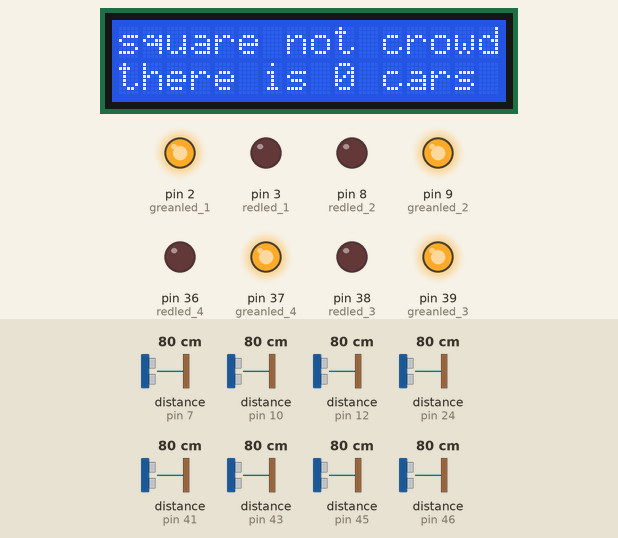
This sketch was run on a simulated Arduino Mega 2560, built with avr-gcc and run on an emulated ATmega2560. Parts: 16×2 character LCD, output pins drawn as LEDs (lit = HIGH). Wiring (inferred from the names in the program): 8 × ultrasonic range finder: trigger pin 6, echo pin 7 / trigger pin 11, echo pin 10 / trigger pin 13, echo pin 12 / trigger pin 25, echo pin 24 / trigger pin 40, echo pin 41 / trigger pin 42, echo pin 43 / trigger pin 44, echo pin 45 / trigger pin 47, echo pin 46. Inputs (shaded band) come from the test bench; at power-on: distance to the obstacle (sensors on pin 10, pin 7, pin 12, pin 24, pin 41, pin 43, pin 45, pin 46) 80 cm. The echo pulse lasts 58.3 µs per cm; pins used as bus, display or sensor lines are not drawn; what the sketch prints to the serial monitor is not drawn.

Above: at 7.2 s.
7.3 s: distance to the obstacle (sensor on pin 10) set to 6 cm
10.3 s: distance to the obstacle (sensor on pin 10) set to 9 cm
At 11.5 s:
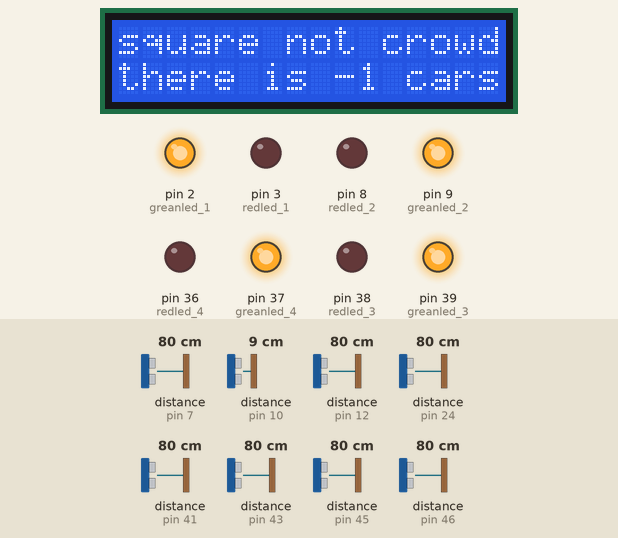
Timing chart, 0 to 13.3 s (numbered marks = the images above; inputs shaded):
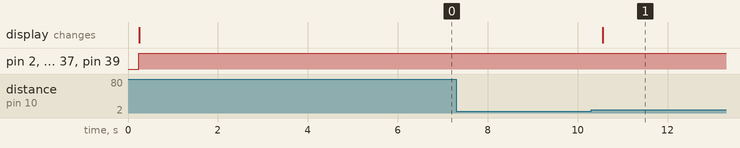

The sketch:

test_project.ino
```cpp
#include <LiquidCrystal.h>
const int rs = 53, en = 52, d4 = 48, d5 = 49, d6 = 50, d7 = 51;
LiquidCrystal lcd(rs, en, d4, d5, d6, d7);

//****** Define the pins for Ultrasonic sensors around squear place ***********
#define trp_in1 6
#define echp_in1 7

#define trp_in2 13
#define echp_in2 12

#define trp_in3 42
#define echp_in3 43

#define trp_in4 40
#define echp_in4 41

//************************************

#define trp_out1 25
#define echp_out1 24

#define trp_out2 11
#define echp_out2 10

#define trp_out3 47
#define echp_out3 46

#define trp_out4 44
#define echp_out4 45

//**************************  Define leds *******************
#define greanled_1 2
#define redled_1 3

#define greanled_2 9
#define redled_2 8

#define greanled_3 39
#define redled_3 38

#define greanled_4 37
#define redled_4 36

// *************** Function of Ultrasonic sensor & actin acording to counter ***************
float ultra_dis(int trgpin, int echopin);
void fun_action(int c);

//****************************
bool flag[8]={0};


int counter=0;
void setup() {

  //************* ultrasonic input **************
  pinMode(trp_in1, OUTPUT);
  pinMode(echp_in1, INPUT);

  pinMode(trp_in2, OUTPUT);
  pinMode(echp_in2, INPUT);

  pinMode(trp_in3, OUTPUT);
  pinMode(echp_in3, INPUT);

  pinMode(trp_in4, OUTPUT);
  pinMode(echp_in4, INPUT);

 //************* ultrasonic output **************
  pinMode(trp_out1, OUTPUT);
  pinMode(echp_out1, INPUT);

  pinMode(trp_out2, OUTPUT);
  pinMode(echp_out2, INPUT);

  pinMode(trp_out3, OUTPUT);
  pinMode(echp_out3, INPUT);

  pinMode(trp_out4, OUTPUT);
  pinMode(echp_out4, INPUT);

  //*************** leds *******************
  pinMode(greanled_1, OUTPUT);
  pinMode(redled_1, OUTPUT);

  pinMode(greanled_2, OUTPUT);
  pinMode(redled_2, OUTPUT);

  pinMode(greanled_3, OUTPUT);
  pinMode(redled_3, OUTPUT);

  pinMode(greanled_4, OUTPUT);
  pinMode(redled_4, OUTPUT);

  lcd.begin(16, 2);
  Serial.begin(9600);
}

void loop() {


  Serial.print("the distance sens1 ");
  Serial.print(ultra_dis(trp_in1, echp_in1));
  Serial.println("cm");
  Serial.print("the distance sens2 ");
  Serial.print(ultra_dis(trp_in2, echp_in2));
  Serial.println("cm");
  Serial.print("the distance sens3 ");
  Serial.print(ultra_dis(trp_in3, echp_in3));
  Serial.println("cm");
  Serial.print("the distance sens4 ");
  Serial.print(ultra_dis(trp_in4, echp_in4));
  Serial.println("cm");

  Serial.print("the distance sens5 ");
  Serial.print(ultra_dis(trp_out1, echp_out1));
  Serial.println("cm");
  Serial.print("the distance sens6 ");
  Serial.print(ultra_dis(trp_out2, echp_out2));
  Serial.println("cm");
  Serial.print("the distance sens7 ");
  Serial.print(ultra_dis(trp_out3, echp_out3));
  Serial.println("cm");
  Serial.print("the distance sens8 ");
  Serial.print(ultra_dis(trp_out4, echp_out4));
  Serial.println("cm");

  Serial.print("counter: ");
  Serial.println(counter);

  //*************** teak action acording to the crowd in place square ***********************
   fun_action(counter);
  //*************** count the cars input *****************

  if ( ultra_dis(trp_in1, echp_in1)  <= 7 ) {    flag[0] = 1; }
  else if ( (ultra_dis(trp_in1, echp_in1)  > 7 )  && flag[0]== 1)   { counter++; flag[0] = 0;}

  if ( ultra_dis(trp_in2, echp_in2) <= 7 ) {    flag[1] = 1; }
  else if ((ultra_dis(trp_in2, echp_in2) > 7) && flag[1] == 1)   { counter++; flag[1] = 0 ;}

  if ( ultra_dis(trp_in1, echp_in1) <= 7 ) {    flag[2]= 1; }
  else if ((ultra_dis(trp_in3, echp_in3) > 7 )  && flag[2] == 1)   { counter++; flag[2]= 0 ;}

  if (ultra_dis(trp_in4, echp_in4)  <= 7 ) {    flag[3] = 1; }
  else if (( ultra_dis(trp_in4, echp_in4) > 7) && flag[3] == 1)   { counter++; flag[3] = 0 ;}

  //****************count the cars output *****************

    if ( ultra_dis(trp_out1, echp_out1) <= 7 ) {    flag[4] = 1; }
  else if ( (ultra_dis(trp_out1, echp_out1)  >7 )   && flag[4]== 1)   { counter--; flag[4] = 0;}

  if ( ultra_dis(trp_out2, echp_out2) <= 7 ) {    flag[5]= 1; }
  else if ((ultra_dis(trp_out2, echp_out2) > 7 ) && flag[5] == 1)   { counter--; flag[5] = 0 ;}

  if ( ultra_dis(trp_out3, echp_out3) <= 7 ) {    flag[6] = 1; }
  else if ((ultra_dis(trp_out3, echp_out3) > 7)  && flag[6] == 1)   { counter--; flag[6] = 0 ;}

  if (ultra_dis(trp_out4, echp_out4) <= 7 ) {    flag[7] = 1; }
  else if (( ultra_dis(trp_out4, echp_out4) > 7 ) && flag[7] == 1)   { counter--; flag[7] = 0 ;}

 // delay(1000);

}

float ultra_dis(int trgpin, int echopin) {
  digitalWrite(trgpin, LOW);
  delayMicroseconds(2);
  digitalWrite(trgpin, HIGH);
  delayMicroseconds(10);
  digitalWrite(trgpin, LOW);
  float x = pulseIn(echopin, HIGH);
  float dis = (x * 0.0343) / 2;
  return dis;
}

//***********************************************
void fun_action(int c)
{
   if (c >= 5)
  {
     lcd.clear();
     digitalWrite(redled_1, HIGH);
     digitalWrite(redled_2, HIGH);
     digitalWrite(redled_3, HIGH);
     digitalWrite(redled_4, HIGH);
     digitalWrite(greanled_1, LOW);
     digitalWrite(greanled_2, LOW);
     digitalWrite(greanled_3, LOW);
     digitalWrite(greanled_4, LOW);
     lcd.setCursor(0, 0);
     lcd.print("square is crowded ");
     lcd.setCursor(0, 1);
     lcd.print("there is ");
     lcd.print(c);
     lcd.print(" cars");
  }
   else
  {
    lcd.clear();
    digitalWrite(greanled_1, HIGH);
    digitalWrite(greanled_2, HIGH);
    digitalWrite(greanled_3, HIGH);
    digitalWrite(greanled_4, HIGH);
    digitalWrite(redled_1, LOW);
    digitalWrite(redled_2, LOW);
    digitalWrite(redled_3, LOW);
    digitalWrite(redled_4, LOW);
    lcd.setCursor(0, 0);
    lcd.print("square not crowded ");
    lcd.setCursor(0, 1);
    lcd.print("there is ");
    lcd.print(c);
    lcd.print(" cars");

  }

  //delay(3000);

}
```

Measured:
- after the input at 7.3 s, every drawn part: stays the same
- after the input at 10.3 s, the display: changes after 0.26 s (image 1)
